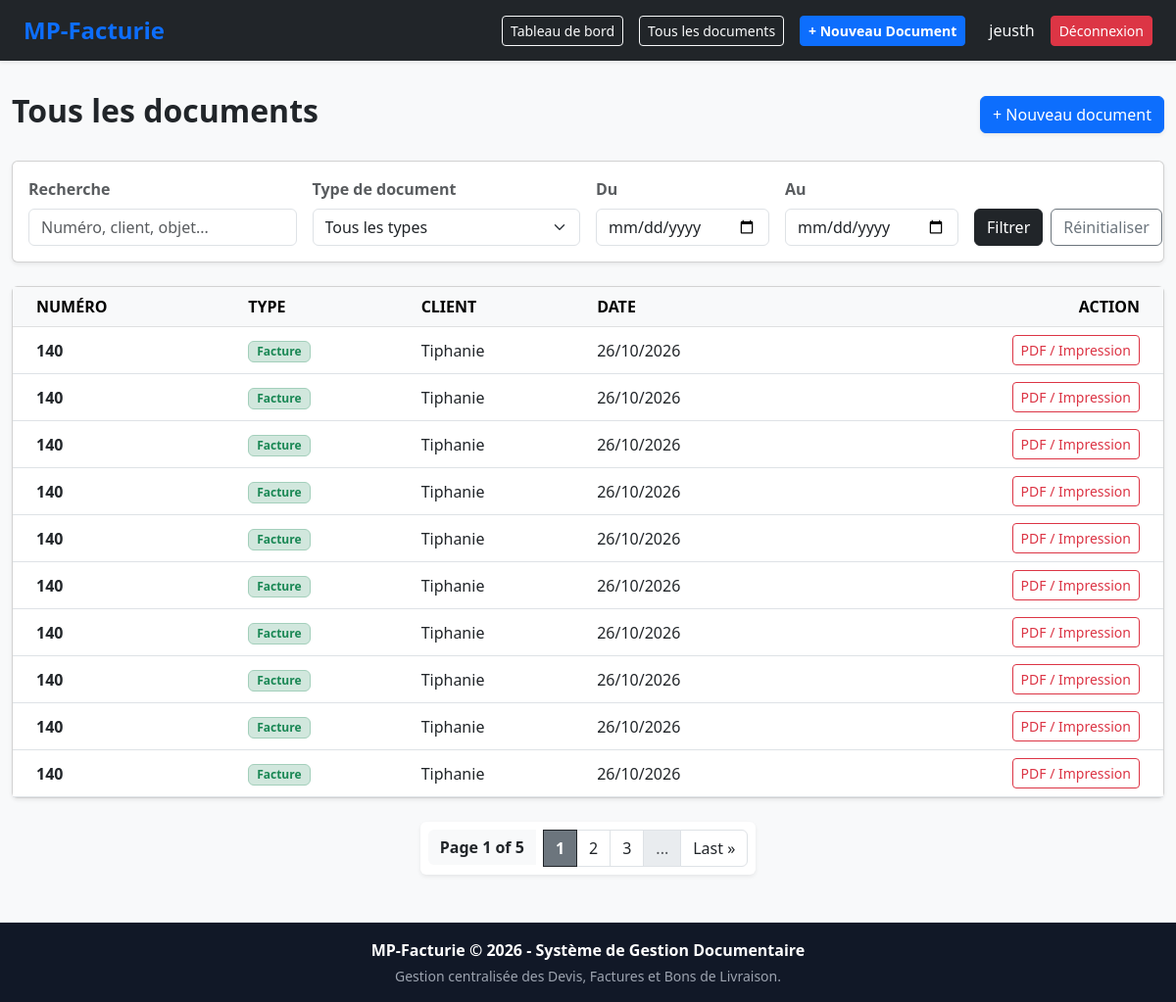
Page /documents/ (signed in) on the committed database.
### documents/models.py (models this page shows)
class Document(models.Model):
    TYPE_CHOICES = [
        ('facture', 'Facture'),
        ('devis', 'Devis'),
        ('bon_livraison', 'Bon de livraison'),
    ]
    MODELE_CHOICES = [
        ('service', 'Prestation (Jours / Taux)'),
        ('produit', 'Vente / Produit (Quantité / Prix Unitaire)'),
    ]
    user = models.ForeignKey(User, on_delete=models.CASCADE)
    type_document = models.CharField(max_length=20, choices=TYPE_CHOICES, default='facture')
    modele_facture = models.CharField(max_length=20, choices=MODELE_CHOICES, default='service')
    numero = models.CharField(max_length=50)
    initiateur = models.CharField(max_length=100, blank=True)
    client = models.CharField(max_length=100)
    nif = models.CharField(max_length=50, blank=True, null=True, verbose_name="NIF")
    bp = models.CharField(max_length=50, blank=True, null=True, verbose_name="Boîte Postale (BP)")
    objet = models.CharField(max_length=255, blank=True)
    taux_prelevement = models.FloatField(default=0.0)
    avance = models.FloatField(default=0.0)
    regule = models.FloatField(default=0.0)
    autre_option_label = models.CharField(max_length=100, blank=True)
    autre_option_montant = models.FloatField(default=0.0)
    date_creation = models.DateTimeField(auto_now_add=True)

### documents/views.py (the view, shortened to what this page needs)
# urls.py: path('', views.liste_documents, name='liste_documents'),
@login_required
def liste_documents(request):
    documents = Document.objects.filter(user=request.user)
    search_query = request.GET.get('q', '').strip()
    type_doc = request.GET.get('type', '')
    date_debut = request.GET.get('date_debut', '')
    date_fin = request.GET.get('date_fin', '')
    if type_doc:
        documents = documents.filter(type_document=type_doc)
    if date_debut:
        documents = documents.filter(date_creation__gte=date_debut)
    if date_fin:
        documents = documents.filter(date_creation__lte=date_fin)
    documents = documents.order_by('-date_creation')
    paginator = Paginator(documents, 10)  # 10 documents par page
    page_number = request.GET.get('page')
    page_obj = paginator.get_page(page_number)
    return render(request, 'documents/liste_documents.html', {
        'page_obj': page_obj,          # On passe l'objet page au lieu de 'documents' brut
        'documents': page_obj,         # Gardé pour la compatibilité avec la boucle du template
        'search_query': search_query,
        'type_doc': type_doc,
        'date_debut': date_debut,
        'date_fin': date_fin,
    })

### documents/templates/documents/liste_documents.html (shortened to what this page needs)
{% extends 'base.html' %}
{% block content %}
<div class="container-fluid py-2">
    <div class="d-flex justify-content-between align-items-center mb-4">
        <h2 class="fw-bold text-dark">Tous les documents</h2>
        <a href="{% url 'creer_document' %}" class="btn btn-primary shadow-sm">+ Nouveau document</a>
    </div>
    <div class="card shadow-sm mb-4 bg-white">
        <div class="card-body p-3">
            <form method="GET" action="{% url 'liste_documents' %}" class="row g-3 align-items-end">
                <div class="col-md-3">
                    <label class="form-label fw-bold text-muted fs-7">Recherche</label>
                    <input type="text" name="q" value="{{ search_query }}" class="form-control" placeholder="Numéro, client, objet...">
                </div>
                <div class="col-md-3">
                    <label class="form-label fw-bold text-muted fs-7">Type de document</label>
                    <select name="type" class="form-select">
                        <option value="">Tous les types</option>
                    </select>
                </div>
                <div class="col-md-2">
                    <label class="form-label fw-bold text-muted fs-7">Du</label>
                    <input type="date" name="date_debut" value="{{ date_debut }}" class="form-control">
                </div>
                <div class="col-md-2">
                    <label class="form-label fw-bold text-muted fs-7">Au</label>
                    <input type="date" name="date_fin" value="{{ date_fin }}" class="form-control">
                </div>
                <div class="col-md-2 d-flex gap-2">
                    <button type="submit" class="btn btn-dark w-100"> Filtrer</button>
                    <a href="{% url 'liste_documents' %}" class="btn btn-outline-secondary">Réinitialiser</a>
                </div>
            </form>
        </div>
    </div>
    <div class="card shadow-sm bg-white">
        <div class="card-body p-0">
            <div class="table-responsive">
                <table class="table table-hover align-middle mb-0">
                    <thead class="table-light">
                        <tr>
                            <th class="ps-4">NUMÉRO</th>
                            <th>TYPE</th>
                            <th>CLIENT</th>
                            <th>DATE</th>
                            <th class="text-end pe-4">ACTION</th>
                        </tr>
                    </thead>
                    <tbody>
                        {% for doc in page_obj %}
                        <tr>
                            <td class="ps-4 fw-bold text-dark">{{ doc.numero }}</td>
                            <td>
                                {% if doc.type_document == 'facture' %}
                                    <span class="badge bg-success-subtle text-success border border-success-subtle px-2 py-1">Facture</span>
                                {% elif doc.type_document == 'devis' %}
                                    <span class="badge bg-warning-subtle text-warning border border-warning-subtle px-2 py-1">Devis</span>
                                {% else %}
                                    <span class="badge bg-info-subtle text-info border border-info-subtle px-2 py-1">Bon de livraison</span>
                                {% endif %}
                            </td>
                            <td>{{ doc.client|default:"-" }}</td>
                            <td>{{ doc.date_creation|date:"d/m/Y" }}</td>
                            <td class="text-end pe-4">
                                <a href="{% url 'apercu_pdf' doc.id %}" class="btn btn-sm btn-outline-danger" target="_blank">
                                     PDF / Impression
                                </a>
                            </td>
                        </tr>
                        {% empty %}
                        <tr>
                            <td colspan="5" class="text-center py-4 text-muted">Aucun document ne correspond à votre recherche.</td>
                        </tr>
                        {% endfor %}
                    </tbody>
                </table>
            </div>
        </div>
    </div>
    {% if page_obj.has_other_pages %}
    <nav aria-label="Navigation des pages" class="d-flex justify-content-center mt-4">
        <ul class="pagination shadow-sm bg-white p-2 rounded">
            <li class="page-item disabled me-2">
                <span class="page-link border-0 bg-light text-dark fw-bold">
                    Page {{ page_obj.number }} of {{ page_obj.paginator.num_pages }}
                </span>
            </li>
            {% for num in page_obj.paginator.page_range %}
                {% if num > page_obj.number|add:'-3' and num < page_obj.number|add:'3' %}
                    {% if page_obj.number == num %}
                        <li class="page-item active"><span class="page-link fw-bold border-dark bg-secondary text-white">{{ num }}</span></li>
                    {% else %}
                        <li class="page-item"><a class="page-link text-dark" href="?page={{ num }}{% if search_query %}&q={{ search_query }}{% endif %}{% if type_doc %}&type={{ type_doc }}{% endif %}">{{ num }}</a></li>
                    {% endif %}
                {% endif %}
            {% endfor %}
            {% if page_obj.number < page_obj.paginator.num_pages|add:'-2' %}
                {% if page_obj.number < page_obj.paginator.num_pages|add:'-3' %}
                    <li class="page-item disabled"><span class="page-link">...</span></li>
                {% endif %}
                <li class="page-item">
                    <a class="page-link text-dark" href="?page={{ page_obj.paginator.num_pages }}{% if search_query %}&q={{ search_query }}{% endif %}{% if type_doc %}&type={{ type_doc }}{% endif %}">
                        Last »
                    </a>
                </li>
            {% endif %}
        </ul>
    </nav>
    {% endif %}
</div>
{% endblock %}

### templates/base.html (shortened to what this page needs)
<!DOCTYPE html>
<html lang="fr">
<head>
    <link href="https://cdn.jsdelivr.net/npm/bootstrap@5.3.0/dist/css/bootstrap.min.css" rel="stylesheet">
</head>
<body>
    <nav class="navbar navbar-expand-lg navbar-dark bg-dark shadow-sm py-2">
        <div class="container-fluid px-4">
            <a class="navbar-brand fw-bold text-primary fs-4" href="{% url 'dashboard_index' %}">MP-Facturie</a>
            {% if user.is_authenticated %}
            <div class="d-flex align-items-center gap-3 ms-auto">
                <a href="{% url 'dashboard_index' %}" class="btn btn-outline-light btn-sm">Tableau de bord</a>
                <a href="{% url 'liste_documents' %}" class="btn btn-outline-light btn-sm">Tous les documents</a>
                <a href="{% url 'creer_document' %}" class="btn btn-primary btn-sm fw-bold">+ Nouveau Document</a>
                <span class="text-light ms-2"> {{ user.get_full_name|default:user.username }}</span>
                <form action="{% url 'logout' %}" method="post" class="d-inline">
                    <button type="submit" class="btn btn-danger btn-sm">Déconnexion</button>
                </form>
            </div>
            {% else %}
            <div class="ms-auto d-flex gap-2">
                <a href="{% url 'login' %}" class="btn btn-outline-light btn-sm">Se connecter</a>
                <a href="{% url 'register' %}" class="btn btn-primary btn-sm">Créer un compte</a>
            </div>
            {% endif %}
        </div>
    </nav>
    <div class="content-wrapper py-4">
        {% block content %}{% endblock %}
    </div>
    <footer class="mt-auto py-3 border-top">
        <div class="container text-center">
            <p class="mb-1 fw-bold text-white">MP-Facturie &copy; 2026 - Système de Gestion Documentaire</p>
            <p class="small mb-0">Gestion centralisée des Devis, Factures et Bons de Livraison.</p>
        </div>
    </footer>
</body>
</html>

### templates/base.html (style rules this page uses)
body { display: flex; flex-direction: column; min-height: 100vh; background-color: #f8f9fa; }
.content-wrapper { flex: 1; }
footer { background-color: #111827; color: #9ca3af; }

### rows in the picture
Document: numero "140", type_document "Facture", client "Tiphanie", date_creation "26/10/2026"
Document: numero "140", type_document "Facture", client "Tiphanie", date_creation "26/10/2026"
Document: numero "140", type_document "Facture", client "Tiphanie", date_creation "26/10/2026"
Document: numero "140", type_document "Facture", client "Tiphanie", date_creation "26/10/2026"
Document: numero "140", type_document "Facture", client "Tiphanie", date_creation "26/10/2026"
Document: numero "140", type_document "Facture", client "Tiphanie", date_creation "26/10/2026"
Document: numero "140", type_document "Facture", client "Tiphanie", date_creation "26/10/2026"
Document: numero "140", type_document "Facture", client "Tiphanie", date_creation "26/10/2026"
Document: numero "140", type_document "Facture", client "Tiphanie", date_creation "26/10/2026"
Document: numero "140", type_document "Facture", client "Tiphanie", date_creation "26/10/2026"

### other values in the picture
{{ user.get_full_name|default:user.username }} "jeusth"
{{ page_obj.number }} "1"
{{ page_obj.paginator.num_pages }} "5"
{{ num }} "1"
{{ num }} "2" "3"
